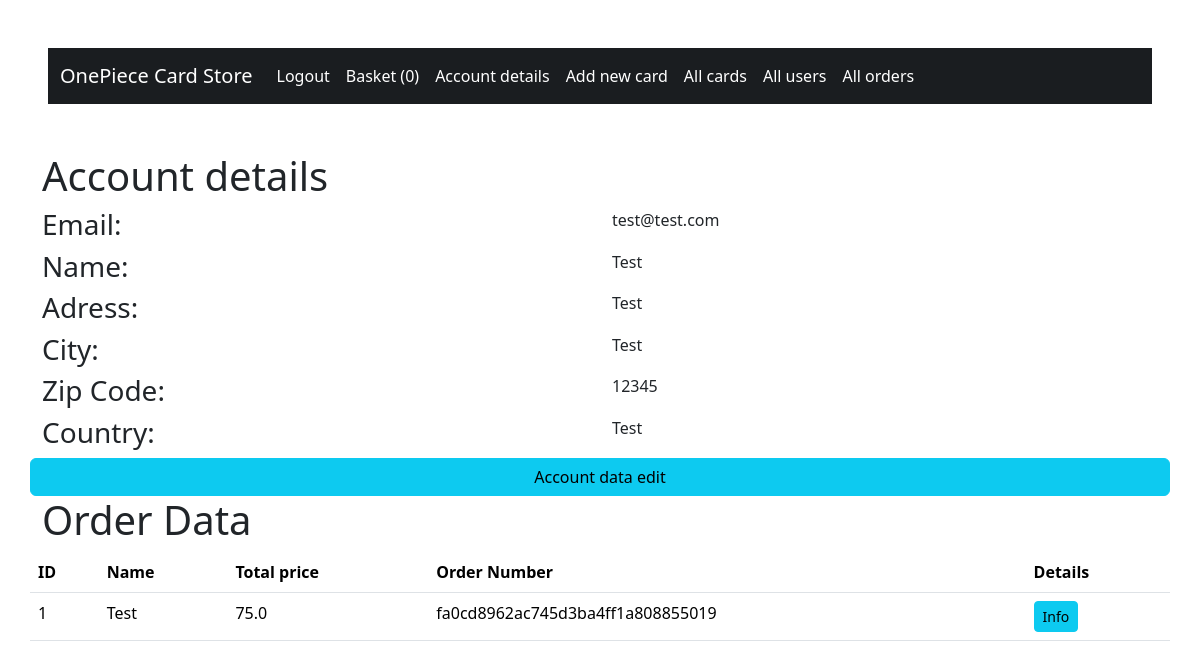
Page /account_details/2 (signed in) on the committed database.
### blueprints/databases.py (models this page shows)
class User(db.Model, UserMixin):
    id = db.Column(db.Integer, primary_key=True)
    email = db.Column(db.String(50), nullable=False, default=False)
    password = db.Column(db.String(50), nullable=False, default=False)
    name = db.Column(db.String(25))
    adress = db.Column(db.String(75))
    city = db.Column(db.String(20))
    zipcode = db.Column(db.Integer)
    country = db.Column(db.String(20))
    is_admin = db.Column(db.Boolean, nullable=False, default=False)

class Order(db.Model):
    id = db.Column(db.Integer, primary_key=True)
    user_id = db.Column(db.Integer, db.ForeignKey("user.id"))
    name = db.Column(db.String(25))
    adress = db.Column(db.String(75))
    city = db.Column(db.String(20))
    zipcode = db.Column(db.Integer)
    country = db.Column(db.String(20))
    total_price = db.Column(db.Float)
    order_number = db.Column(db.String(32))

### blueprints/users.py (the view)
@users.route("/account_details/<user_id>")
@login_required
def account_details(user_id):
    user = User.query.filter(User.id == user_id).first()
    user_orders = Order.query.filter(Order.user_id == user_id).all()
    return render_template("account_details.html", user=user, user_orders=user_orders)

### app.py (called while the page is built)
@login_manager.user_loader
def load_user(id):
    return User.query.filter(User.id == id).first()

### templates/account_details.html (shortened to what this page needs)
{% extends "base.html" %}
{% block body %}
<div class="container">
    <div class="row">
        <h1>Account details</h1>
    </div>
    <div class="row">
        <h3 class="col">Email: </h3>
        <p class="col">{{ user.email }}</p>
    </div>
    <div class="row">
        <h3 class="col">Name: </h3>
        <p class="col">{{ user.name }}</p>
    </div>
    <div class="row">
        <h3 class="col">Adress: </h3>
        <p class="col">{{ user.adress }}</p>
    </div>
    <div class="row">
        <h3 class="col">City: </h3>
        <p class="col">{{ user.city }}</p>
    </div>
    <div class="row">
        <h3 class="col">Zip Code: </h3>
        <p class="col">{{ user.zipcode }}</p>
    </div>
    <div class="row">
        <h3 class="col">Country: </h3>
        <p class="col">{{ user.country }}</p>
    </div>
    <div class="row">
        <a class="btn btn-info" href="{{ url_for('users.user_edit', user_id=user.id) }}">Account data edit</a>
    </div>
    <div class="row">
        <h1>Order Data</h1>
    </div>
    <div class="row">
        <table class="table">
            <thead>
                <tr>
                    <th scope="col">ID</th>
                    <th scope="col">Name</th>
                    <th scope="col">Total price</th>
                    <th scope="col">Order Number</th>
                    <th scope="col">Details</th>
                </tr>
            </thead>
            <tbody>
                {% for order in user_orders %}
                <tr>
                    <td scope="row">{{ order.id }}</td>
                    <td>{{ order.name }}</td>
                    <td>{{ order.total_price }}</td>
                    <td>{{ order.order_number }}</td>
                    <td>
                        <a href="{{ url_for('users.order_info', order_id=order.id) }}" class="btn btn-info btn-sm">Info</a>
                    </td>
                </tr>
                {% endfor %}
            </tbody>
        </table>
    </div>
</div>
{% endblock %}

### rows in the picture
User: email "test@test.com", name "Test", adress "Test", city "Test", zipcode "12345", country "Test"
Order: id "1", name "Test", total_price "75.0", order_number "fa0cd8962ac745d3ba4ff1a808855019"

### other values in the picture
{{ session['basket']|length }} "0"
